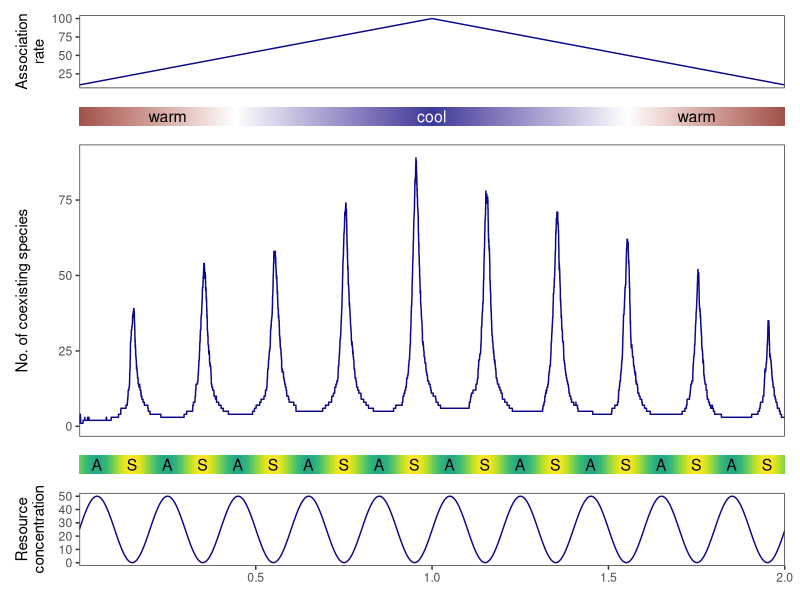

Source code (R):
library(tidyverse)
library(patchwork)


dat <- read_tsv("../data/fig4_data.tsv", col_types = "ddid-",
                col_names = c("time", "resource", "numTypes", "assocRate")) |>
  mutate(time = time / 1e6)


p1 <- dat |>
  ggplot(aes(x = time, y = assocRate)) +
  geom_line(color = viridis::plasma(1)) +
  scale_x_continuous(expand = c(0, 0)) +
  labs(x = NULL, y = "Association\nrate") +
  theme_bw() +
  theme(panel.grid = element_blank(),
        axis.text.x = element_blank(), axis.ticks.x = element_blank())

p2 <- dat |>
  ggplot(aes(x = time, y = 0, color = assocRate, fill = assocRate)) +
  geom_tile() +
  scale_x_continuous(expand = c(0, 0)) +
  scale_y_continuous(expand = c(0, 0)) +
  scale_color_gradient2(midpoint = 50) +
  scale_fill_gradient2(midpoint = 50) +
  labs(x = NULL, y = NULL) +
  guides(color = "none", fill = "none") +
  theme_minimal() +
  theme(axis.text = element_blank(), axis.ticks = element_blank()) +
  annotate(geom = "text", x = 0.25, y = 0, label = "warm", color = "black", size = 4) +
  annotate(geom = "text", x = 1.00, y = 0, label = "cool", color = "white", size = 4) +
  annotate(geom = "text", x = 1.75, y = 0, label = "warm", color = "black", size = 4)

p3 <- dat |>
  ggplot(aes(x = time, y = numTypes)) +
  geom_line(color = viridis::plasma(1)) +
  scale_x_continuous(expand = c(0, 0)) +
  labs(x = NULL, y = "No. of coexisting species") +
  theme_bw() +
  theme(panel.grid = element_blank(),
        axis.text.x = element_blank(), axis.ticks.x = element_blank())

p4 <- (dat |>
         ggplot(aes(x = time, y = 0, color = resource, fill = resource)) +
         geom_tile() +
         scale_x_continuous(expand = c(0, 0)) +
         scale_y_continuous(expand = c(0, 0)) +
         scale_color_viridis_c(begin = 0.6, direction = -1) +
         scale_fill_viridis_c(begin = 0.6, direction = -1) +
         labs(x = NULL, y = NULL) +
         guides(color = "none", fill = "none") +
         theme_minimal() +
         theme(axis.text = element_blank(), axis.ticks = element_blank())) |>
  (\(plt) reduce(1:20, \(p, i) {
    x <- seq(0.05, 1.95, l = 20)[i]
    lab <- ifelse(i %% 2 == 0, "S", "A")
    p + annotate(geom = "text", x = x, y = 0, label = lab, color = "black", size = 4)
  }, .init = plt))()


p5 <- dat |>
  ggplot(aes(x = time, y = resource)) +
  geom_line(color = viridis::plasma(1)) +
  scale_x_continuous(expand = c(0, 0)) +
  labs(x = NULL, y = "Resource\nconcentration") +
  theme_bw() +
  theme(panel.grid = element_blank())


p <- (p1 / p2 / p3 / p4 / p5 +
        plot_layout(heights = c(1, 0.25, 4, 0.25, 1), tag_level = "new"))

show(p)
#ggsave("../figures/Fig4.pdf", device = cairo_pdf, width = 6, height = 7)
